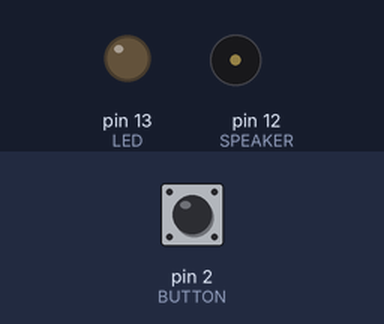
The sketch below on a simulated Arduino Uno, built with avr-gcc and run on an emulated ATmega328P. On the bench: output pins drawn as LEDs (lit = HIGH), buzzer (waves = sounding, pin HIGH). Inputs (shaded band) come from the test bench; at power-on: pin 2 (BUTTON) LOW.

Above: at 1.2 s.
1.3 s: pin 2 (BUTTON) pulled HIGH for 0.15 s
At 1.5 s:
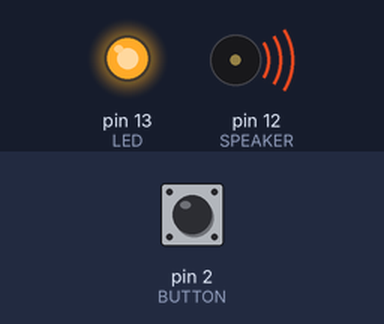
3.2 s: pin 2 (BUTTON) pulled HIGH for 3.2 s
At 5.75 s:
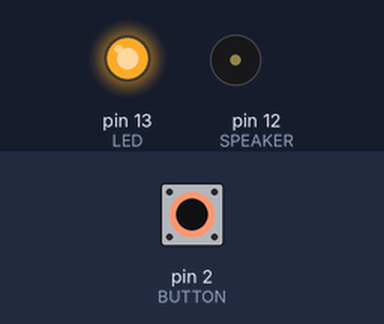
Timing chart, 0 to 8.2 s (numbered marks = the images above; inputs shaded):
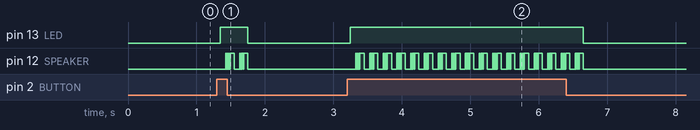

The sketch:

DoorBellWithMatt.pde
```cpp
// A simple doorbell project based on the debounce sample.
//
// You need a 10K resistor between pin 3 and ground, as well as a button between pin 3 and
// 5 volt. We also hooked up a peizo buzzer between pin 12 and ground.

#define BUTTON 2
#define SPEAKER 12
#define LED 13

// Variables will change:
int buttonState;             // the current reading from the input pin
int lastButtonState = LOW;   // the previous reading from the input pin

// the following variables are long's because the time, measured in miliseconds,
// will quickly become a bigger number than can be stored in an int.
long lastDebounceTime = 0;  // the last time the output pin was toggled
long debounceDelay = 50;    // the debounce time; increase if the output flickers

void setup() {
  pinMode(BUTTON, INPUT);
  pinMode(LED, OUTPUT);
  pinMode(SPEAKER, OUTPUT);
}

void loop() {
  // read the state of the switch into a local variable:
  int reading = digitalRead(BUTTON);

  // check to see if you just pressed the button
  // (i.e. the input went from LOW to HIGH),  and you've waited
  // long enough since the last press to ignore any noise:

  // If the switch changed, due to noise or pressing:
  if (reading != lastButtonState) {
    // reset the debouncing timer
    lastDebounceTime = millis();
  }

  if ((millis() - lastDebounceTime) > debounceDelay) {
    // whatever the reading is at, it's been there for longer
    // than the debounce delay, so take it as the actual current state:
    buttonState = reading;
  }

  // set the LED using the state of the button:
  digitalWrite(LED, buttonState);
  digitalWrite(SPEAKER, buttonState);

  if(buttonState == HIGH)
  {
    for(int i = 0; i < 20; i += 2)
    {
      delay(i);
      digitalWrite(SPEAKER, LOW);
      delay(20 - i);
      digitalWrite(SPEAKER, HIGH);
    }
  }

  // save the reading.  Next time through the loop,
  // it'll be the lastButtonState:
  lastButtonState = reading;
}
```

Measured:
- after the input at 1.3 s, pin 13 (LED): LOW → HIGH after 0.05 s, → LOW 0.40 s later; pin 12 (SPEAKER): goes 3 × (HIGH 0.01 s, LOW 0.01 s), HIGH 0.06 s, LOW 0.08 s, 3 × (HIGH 0.01 s, LOW 0.01 s), HIGH 0.06 s, then LOW, starting after 0.13 s
- after the input at 3.2 s, pin 13 (LED): LOW → HIGH after 0.05 s, → LOW 3.4 s later; pin 12 (SPEAKER): LOW → HIGH after 0.13 s, then repeats every 0.20 s: 2 × (LOW 0.01 s, HIGH 0.01 s), LOW 0.01 s, HIGH 0.06 s, LOW 0.08 s, HIGH 0.01 s, until it stays LOW from 6.7 s
